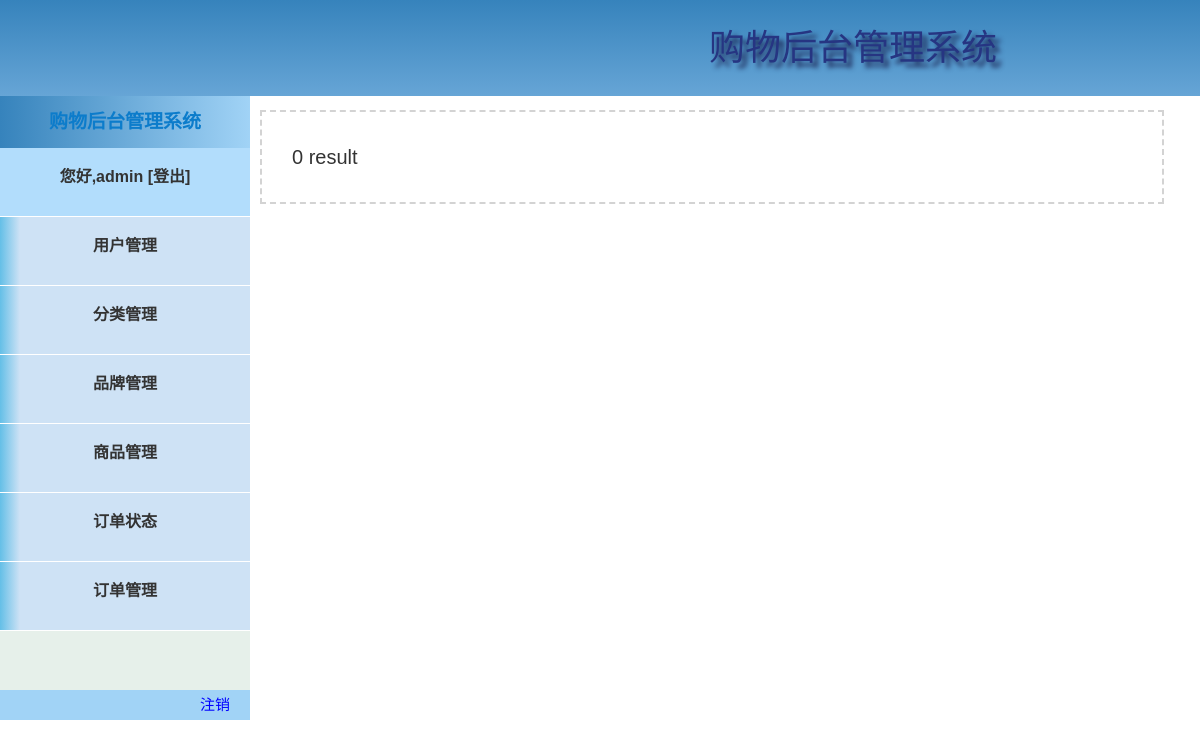
Page /admin/shopclass/index.php (signed in) on the earlier database version.
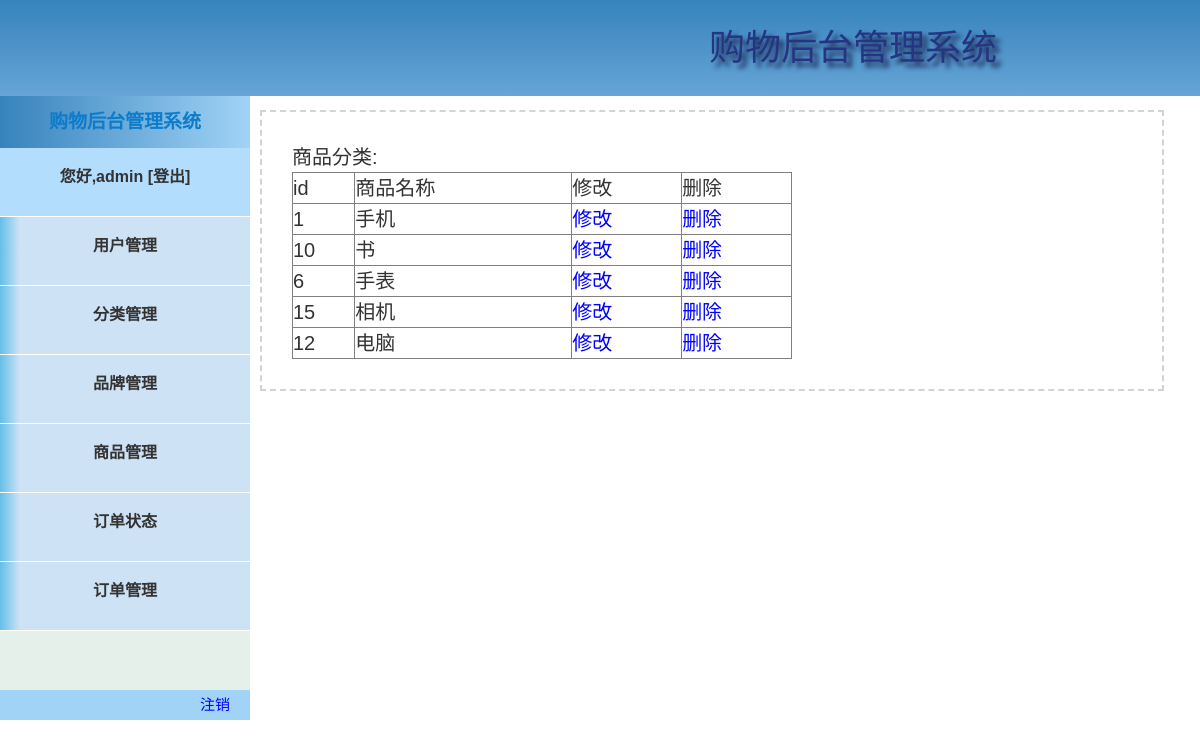
Same page on the later database version.
### tables this page shows
CREATE TABLE `shopclass` (
  `id` int(10) UNSIGNED NOT NULL,
  `name` varchar(50) NOT NULL
);

### admin/shopclass/index.php (the view, shortened to what this page needs)
<!doctype html>
<html lang="en">
<head>
</head>
<body>
<header>
    <?php
    include '../index.php';
    ?>
</header>
<main>
<?php
$sqlClass="select * from shopclass";
$result=$conn->query($sqlClass);
if ($result->num_rows > 0) {
    echo"商品分类:";
    echo"<table width='500px' border='1px' cellspacing='0'>";
    echo"<tr>";
    echo"<th>id</th>";
    echo"<th>商品名称</th>";
    echo"<th>修改</th>";
    echo"<th>删除</th>";
    echo"</tr>";
    while($row = $result->fetch_assoc()) {
        echo"<tr>";
        echo "<td>{$row['id']}</td>";
        echo "<td>{$row['name']}</td>";
        echo "<td><a href='edit.php?id={$row["id"]}'>修改</a></td>";
        echo "<td><a href='delete.php?id={$row["id"]}' >删除</a></td>";
        echo "</tr>";
    }
    echo"</table>";
} else {
    echo "0 result";
}
?>
</main>
</body>
</html>

Differences in the rows shown:
added shopclass: id "1", name "手机"
added shopclass: id "10", name "书"
added shopclass: id "6", name "手表"
added shopclass: id "15", name "相机"
added shopclass: id "12", name "电脑"
Other differences:
text no longer shown: "0 result"
text now shown: "商品分类: id 商品名称 修改 删除"
